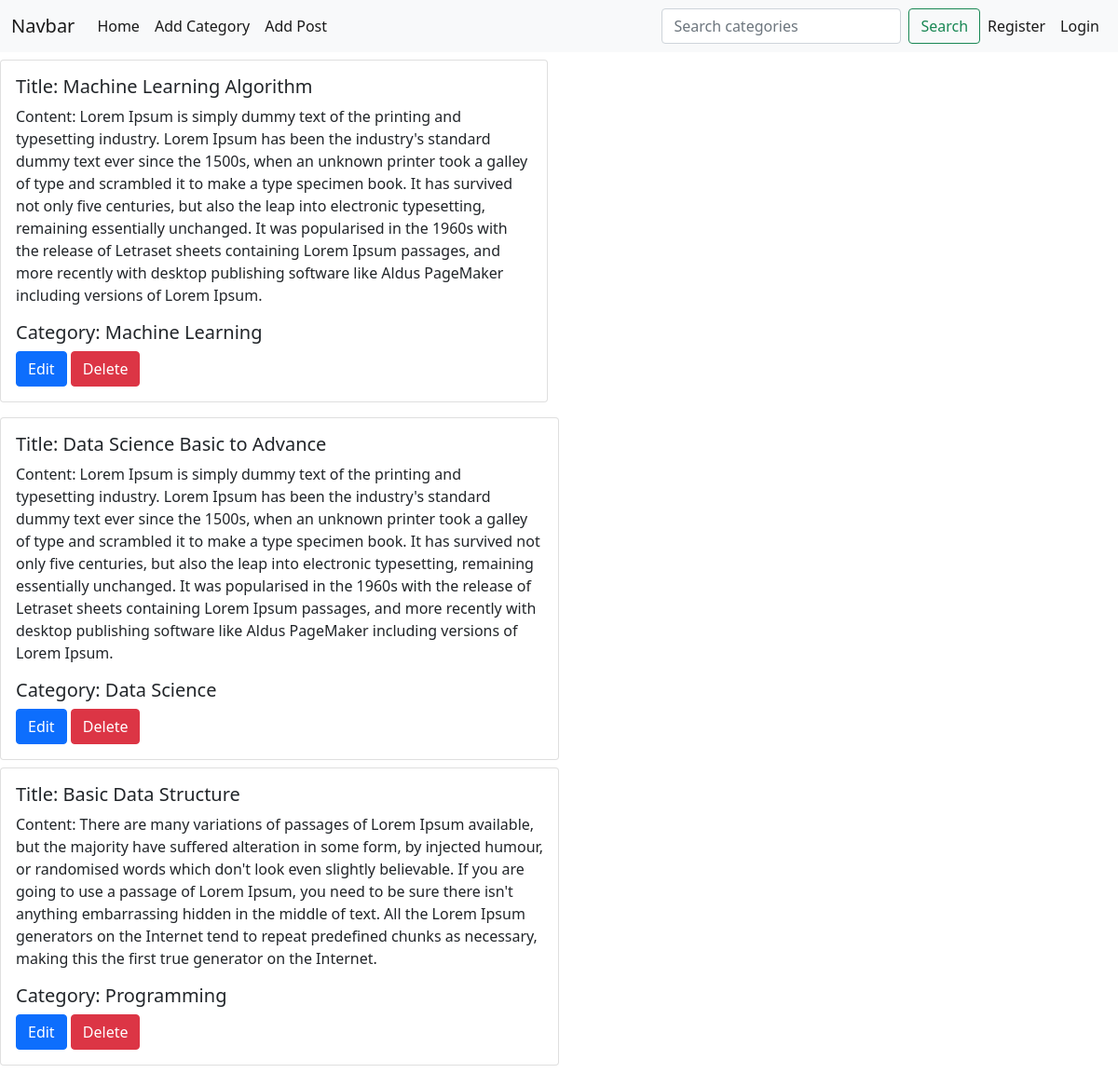
The page / on the database its author committed.
### posts/models.py (models this page shows, shortened)
class Post(models.Model):
    title = models.CharField(max_length=50)
    content = models.TextField()
    category = models.ManyToManyField(Category)
    author = models.ForeignKey(User, on_delete=models.CASCADE)

### categories/models.py (models this page shows, shortened)
class Category(models.Model):
    name = models.CharField(max_length=50)

### blog_project/views.py (the view)
# urls.py: 2. Add a URL to urlpatterns:  path('', views.home, name='home')
def home(request):
    query = request.GET.get('q')
    if query:
        data = Post.objects.filter(title__icontains=query)
    else:
        data = Post.objects.all()
    return render(request, 'home.html', {'data': data})

### templates/home.html (shortened to what this page needs)
{% extends "base.html" %} {% block content %}
<div class="row">
  {% for post in data %}
  <div class="col-sm-6 my-2">
    <div class="card">
      <div class="card-body">
        <h5 class="card-title">Title: {{post.title}}</h5>
        <p class="card-text">Content: {{post.content}}</p>
        <h5 class="card-text">
          Category: {%for catG in post.category.all %} {{catG.name}} {% endfor%}
        </h5>
        <a href="{% url 'edit_post' post.id %}" class="btn btn-primary">Edit</a>
        <a href="{% url 'delete_post' post.id %}" class="btn btn-danger"
          >Delete</a
        >
      </div>
    </div>
  </div>
</div>
{% endfor %} {% endblock %}

### templates/base.html (shortened to what this page needs)
<!DOCTYPE html>
<html lang="en">
<head>
  <link href="https://cdn.jsdelivr.net/npm/bootstrap@5.0.2/dist/css/bootstrap.min.css" rel="stylesheet"
 />
</head>
<body>
  <nav class="navbar navbar-expand-lg navbar-light bg-light">
    <div class="container-fluid">
      <a class="navbar-brand" href="{% url 'homepage' %}">Navbar</a>
      <div class="collapse navbar-collapse" id="navbarSupportedContent">
        <ul class="navbar-nav me-auto mb-2 mb-lg-0">
          <li class="nav-item">
            <a class="nav-link active" aria-current="page" href="{% url 'homepage' %}">Home</a>
          </li>
          <li class="nav-item">
            <a class="nav-link active" aria-current="page" href="{% url 'add_category' %}">Add Category</a>
          </li>
          <li class="nav-item">
            <a class="nav-link active" aria-current="page" href="{% url 'add_post' %}">Add Post</a>
          </li>
        </ul>
        <form class="d-flex" method="GET" action="{% url 'homepage' %}">
          <input class="form-control me-2" type="search" name="q" placeholder="Search categories" aria-label="Search" />
          <button class="btn btn-outline-success" type="submit">
            Search
          </button>
        </form>
        <div class="d-flex">
          {% if request.user.is_authenticated %}
          <ul class="navbar-nav me-auto mb-2 mb-lg-0">
            <li class="nav-item">
              <a class="nav-link active" aria-current="page" href="{% url 'user_logout' %}">Log Out</a>
            </li>
          </ul>
          {% else %}
          <ul class="navbar-nav me-auto mb-2 mb-lg-0">
            <li class="nav-item">
              <a class="nav-link active" aria-current="page" href="{% url 'register' %}">Register</a>
            </li>
            <li class="nav-item">
              <a class="nav-link active" aria-current="page" href="{% url 'user_login' %}">Login</a>
            </li>
          </ul>
          {% endif %}
        </div>
      </div>
    </div>
  </nav>
  {% block content %} {% endblock %}
</body>
</html>

### rows shown on the page
Post: title "Machine Learning Algorithm", content "Lorem Ipsum is simply dummy text of the printing and typesetting industry. Lorem Ipsum has been the industry's standard dummy text ever since the 1500s, when an unknown printer took a galley of type and scrambled it to make a type specimen book. It has survived not only five centuries, but also the leap into electronic typesetting, remaining essentially unchanged. It was popularised in the 1960s with the release of Letraset sheets containing Lorem Ipsum passages, and more recently with desktop publishing software like Aldus PageMaker including versions of Lorem Ipsum."
Category: name "Machine Learning"
Post: title "Data Science Basic to Advance", content "Lorem Ipsum is simply dummy text of the printing and typesetting industry. Lorem Ipsum has been the industry's standard dummy text ever since the 1500s, when an unknown printer took a galley of type and scrambled it to make a type specimen book. It has survived not only five centuries, but also the leap into electronic typesetting, remaining essentially unchanged. It was popularised in the 1960s with the release of Letraset sheets containing Lorem Ipsum passages, and more recently with desktop publishing software like Aldus PageMaker including versions of Lorem Ipsum."
Category: name "Data Science"
Post: title "Basic Data Structure", content "There are many variations of passages of Lorem Ipsum available, but the majority have suffered alteration in some form, by injected humour, or randomised words which don't look even slightly believable. If you are going to use a passage of Lorem Ipsum, you need to be sure there isn't anything embarrassing hidden in the middle of text. All the Lorem Ipsum generators on the Internet tend to repeat predefined chunks as necessary, making this the first true generator on the Internet."
Category: name "Programming"
